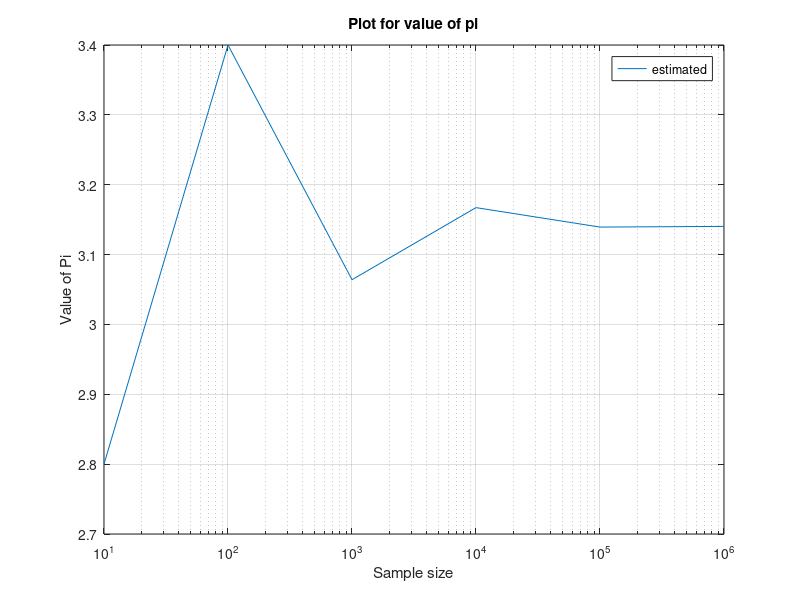

This figure's MATLAB source:
1;
function m = val(total)
  count = 0;
  for sample=1:total
    v = [ -1 + (2)*rand(1), -1 + (2)*rand(1) ];
    if ( v*v.' <= 1.0 )
      count=count+1;
    endif
  endfor
  m=4*count/total;
endfunction

x=[]; y=[];
n = 1e1;
while (n < 1e7)
  x(end+1)=n;
  y(end+1)=val(n);
  printf("%d %.4f\n",x(end),y(end));
  n *= 10;
endwhile
semilogx(x,y);
xlabel("Sample size");
ylabel("Value of Pi");
title("Plot for value of pi");
legend("estimated","provided in octave");
grid on;